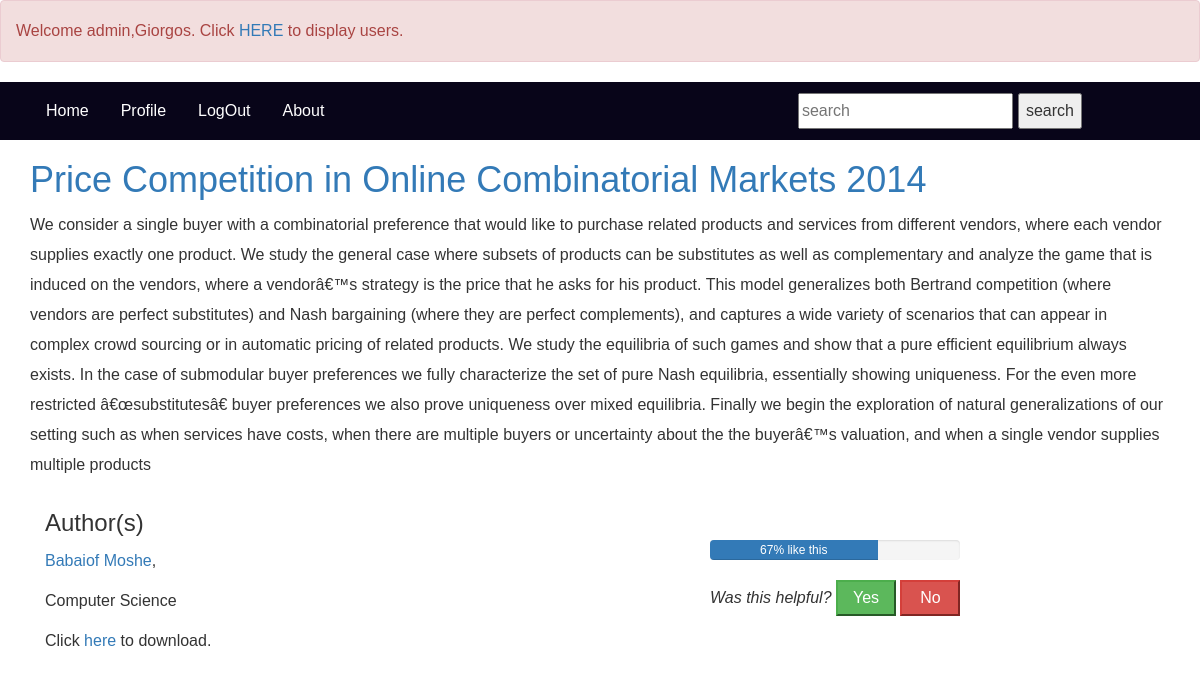
Screenshot of /article.php?id=10 (signed in) with the database file from the repository.
### tables this page shows
CREATE TABLE `articles` (
  `inf_article_id` int(11) NOT NULL,
  `inf_article_title` varchar(255) NOT NULL,
  `inf_article_description` mediumtext NOT NULL,
  `inf_article_url` varchar(511) NOT NULL,
  `inf_user_id` int(11) NOT NULL,
  `inf_approved` int(11) NOT NULL
);

CREATE TABLE `authors` (
  `inf_article_id` int(11) NOT NULL,
  `inf_Author_id` int(11) NOT NULL,
  `inf_Author_first_name` varchar(255) NOT NULL,
  `inf_Author_last_name` varchar(255) NOT NULL
);

CREATE TABLE `article_category` (
  `inf_article_category` varchar(255) NOT NULL,
  `inf_article_id` int(11) NOT NULL,
  `inf_article_category_id` int(11) NOT NULL
);

### article.php (the view, shortened to what this page needs)
<?php
	include 'functions.php';
?>
<!DOCTYPE html>
<html>
<head>
	<link rel="stylesheet" href="https://maxcdn.bootstrapcdn.com/bootstrap/3.3.7/css/bootstrap.min.css">
    <link rel="stylesheet" type="text/css" href="style/style.css">
    <?php
    if (isset($_SESSION["user_id"])){
    	$user_id = $_SESSION["user_id"];
    	if (isAdministrator($user_id)){
    		echo '<div class="alert alert-danger" role="alert">
				  Welcome admin,' . $_SESSION["first_name"].'. Click <a href = "users.php">HERE</a> to display users.
				</div>';
    	}
    }
    ?>
</head>
<body>
<nav id="navigation">
  	<ul style = "background-color: #080519;">
  		<div style = "background-color: #080519;" class = "container">
  			<li><a href="index.php">Home</a></li>
  			<?php toggleLogInLogOut(); ?>
	    	<li><a href="about.php">About</a></li>
	  		<form method = 'get' action = "index.php">
		  		<li style="float:right"><input type="submit" value = "search" style = "margin-top : 11px; margin-right:88px;" name="search_bar" placeholder="Information Systems"></li>
		   		<li style="float:right"><input type="text" style = "margin-top : 11px; margin-right: 5px;" name="search_bar" placeholder="search"></li>
	   		</form>
		</div>
  	</ul>
</nav>
<main>
	<div class = "container">
		<p align = "center"><?php
	  		echoCurrentArticle($_GET["id"]);
	  	?></p>
		<div class = "col-md-7">
			<span id = "credits" style="">
		  		<h3>Author(s)</h3>
		  		<p><?php echo getAuthorsOfArticle($_GET['id']); ?></p>
		  		<p><?php echo getArticleCategoryById($_GET['id']); ?></p>
		  		<p>Click <a <?php echo 'href = "'. getArticlePath($_GET["id"]) .'"' ?>>here</a> to download.</p>
		  	</span>
		</div>
		<div class = "col-md-5">
			<div class = "progress" style = "width : 250px; margin-top: 50px;">
		  		<div class="progress-bar" role="progressbar" aria-valuenow="70" aria-valuemin="0" aria-valuemax="100" style="width:<?php echo getRating($_GET["id"]); ?>"> <?php echo getRating($_GET["id"]); ?> like this
				</div>
		  	</div>
		  	<form method = "post">
			  	<i>Was this helpful?</i>
			  	<button style = "width:60px;" class = "btn-success" type="submit" name="yes">Yes</button>
			  	<button style = "width:60px;" class = "btn-danger" type="submit" name="no">No</button>
		  	</form>
	  	</div>
	</div>
</main>
</body>
</html>

### functions.php (shortened to what this page needs)
<?php
	function selectDataFromDBQuery($conn, $query){
		$result = $conn->query($query);
		return $result;
	}
	function createConnectionToDatabase(){
		$servername = "localhost";
		$db_username = "root";
		$db_password = "";
		$dbname = "inf_sys";
		$conn =new mysqli($servername, $db_username, $db_password, $dbname);
		return $conn;
	}
	function toggleLogInLogOut(){
		if (isset($_SESSION["email"])){
			echo '<li id = "profile"><a href="profile.php" >Profile</a></li>';
			echo '<li id = "logout_li"><a href="logout.php" >LogOut</a></li>';
		}
		else {
			echo '<li id = "login_li"><a href="#" data-toggle = "modal" data-target = "#login_modal">Log In</a></li>';
			echo '<li id = "register_li"><a href="#" data-toggle = "modal" data-target = "#register_modal">Register</a></li>';
		}
	}
	function getArticleCategoryById($id){
		$conn = createConnectionToDatabase();
		$query = "select * from article_category where inf_article_id = '$id'";
		$result = selectDataFromDBQuery($conn, $query);
		while($row = $result->fetch_assoc()){
			$inf_article_category = $row["inf_article_category"];
	  	}
	  	if (isset($inf_article_category)){
	  		return $inf_article_category;
	  	}
	  	else{
	  		return "No category Specified";
	  	}
	}
	function echoCurrentArticle($article_id){
		$conn = createConnectionToDatabase();
		$query = "select * from articles where inf_article_id = '$article_id'";
		$result = selectDataFromDBQuery($conn, $query);
		while($row = $result->fetch_assoc()){
			$inf_article_title = $row["inf_article_title"];
			$inf_article_description = $row["inf_article_description"];
			$inf_article_id = $row["inf_article_id"];
			echo '<article>
	    	<h1><a class = "article_title" href="article.php?id='.$inf_article_id.'">'.$inf_article_title.'</a></h1>
	    	<p>'.$inf_article_description.'</p>
	  	</article>';
	  	}
	}
	function getAuthorsOfArticle($article_id){
		$conn = createConnectionToDatabase();
		$query = "select * from authors where inf_article_id = '$article_id'";
		$result = selectDataFromDBQuery($conn, $query);
		$authors = "";
		while($row = $result->fetch_assoc()){
			$inf_author_first_name = $row["inf_Author_first_name"];
			$inf_author_last_name = $row["inf_Author_last_name"];
			$inf_author_id = $row["inf_Author_id"];
			$authors = $authors . ' '. '<a href = "author.php?id='.$inf_author_id.'">'.$inf_author_last_name . ' '. $inf_author_first_name.'</a>,';
		}
		return $authors;
	}
	function getArticlePath($article_id){
		$conn = createConnectionToDatabase();
		$query = "select * from articles where inf_article_id = '$article_id'";
		$result = selectDataFromDBQuery($conn, $query);
		while($row = $result->fetch_assoc()){
			$article_path = $row["inf_article_url"];
		}
		return $article_path;
	}
	function isAdministrator($inf_user_id){
		$conn = createConnectionToDatabase();
		$query = "select * from administrators where inf_user_id = '$inf_user_id'";
		$result = selectDataFromDBQuery($conn, $query);
		$isAdmin = false;
		while($row = $result->fetch_assoc()){
			$isAdmin = true;
		}
		return $isAdmin;
	}
    function getRating($article_id){
    	$conn = createConnectionToDatabase();
    	$query = "select * from article_rating where inf_article_id = '$article_id';";
    	$result = selectDataFromDBQuery($conn, $query);
    	$thumbs_up = 0;
    	$thumbs_down = 0;
    	while ($row = $result->fetch_assoc()){
    		$thumbs_up = $thumbs_up + $row["inf_article_thumbs_up"];
    		$thumbs_down = $thumbs_down + $row["inf_article_thumbs_down"];
    	}
    	if ($thumbs_up + $thumbs_down == 0){
    		$rating = 50;
    	}
    	else {
    		$rating = ceil(($thumbs_up / ($thumbs_down + $thumbs_up)) * 100);
    	}
    	return $rating .'%';
    }
?>

### style/style.css (style rules this page uses)
* { box-sizing: border-box; }
html { font-size: 62.5%; }
body { margin: 0; opacity: 0; font: 1.6rem/1.875 'Avenir Next', sans-serif; }
body.loaded { opacity: 1; transition: 1s opacity; }
ul { list-style-type: none; margin: 0; padding: 0; overflow: hidden; background-color: #333; }
li { float: left; }
li a { display: block; color: white; text-align: center; padding: 14px 16px; text-decoration: none; }

### rows the page displays
articles: inf_article_title "Price Competition in Online Combinatorial Markets 2014", inf_article_description "We consider a single buyer with a combinatorial preference that would like to purchase related products and services from different vendors, where each vendor supplies exactly one product. We study the general case where subsets of products can be substitutes as well as complementary and analyze the game that is induced on the vendors, where a vendorâ€™s strategy is the price that he asks for his product. This model generalizes both Bertrand competition (where vendors are perfect substitutes) and Nash bargaining (where they are perfect complements), and captures a wide variety of scenarios that can appear in complex crowd sourcing or in automatic pricing of related products. We study the…"
authors: inf_Author_last_name "Babaiof", inf_Author_first_name "Moshe"
article_category: inf_article_category "Computer Science"

### other values shown
$_SESSION["first_name"] "Giorgos"
getRating($_GET["id"]) "67%"
